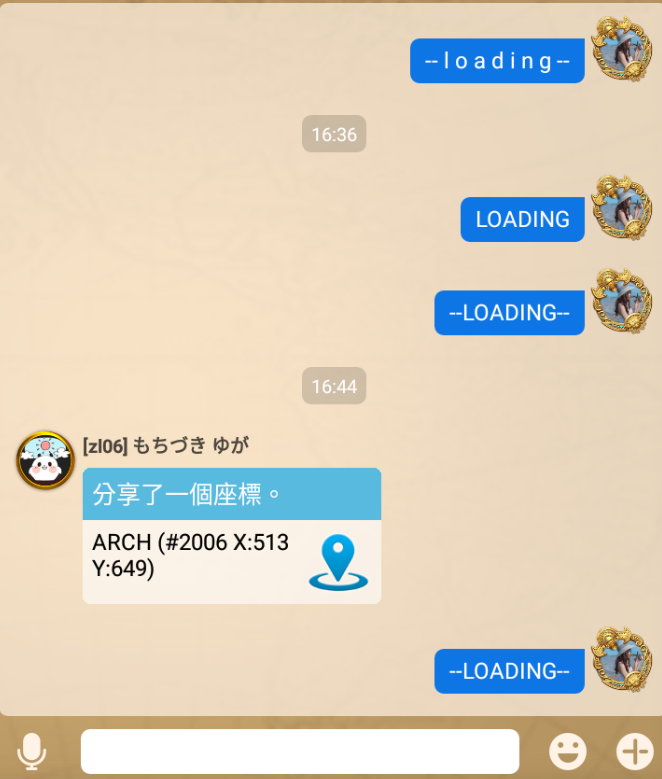
#> input picture word-trans/screenshot_p8.png, 662 x 779 px
$ python word-trans.py
#> lines starting #> are read from the running program, lines starting #| are printed output that depends on the picture
from PIL import Image
import PIL.ImageOps
from PIL import ImageFilter
import re
import pytesseract
import cv2
import numpy as np

pytesseract.pytesseract.tesseract_cmd = 'C:/Program Files/Tesseract-OCR/tesseract'
#img = Image.open("screenshot_p4.png");
img = cv2.imread('screenshot_p8.png')
#> img is the input picture: shape (779, 662, 3); mean B, G, R 192.3, 209.2, 218.2
img = cv2.fastNlMeansDenoisingColored(img, None, 10, 10, 7, 15)
img = cv2.cvtColor(img, cv2.COLOR_BGR2GRAY)
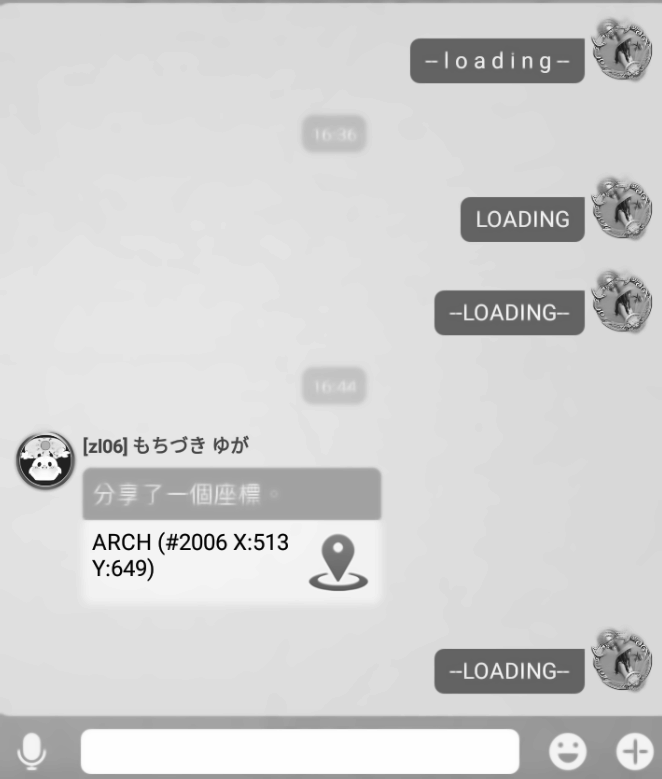
#> img: shape (779, 662); min 0, max 254, mean 209.8
mask = np.array([[-1, -1, -1], [-1, 9, -1], [-1, -1, -1]])
img=cv2.filter2D(img,-1,mask)
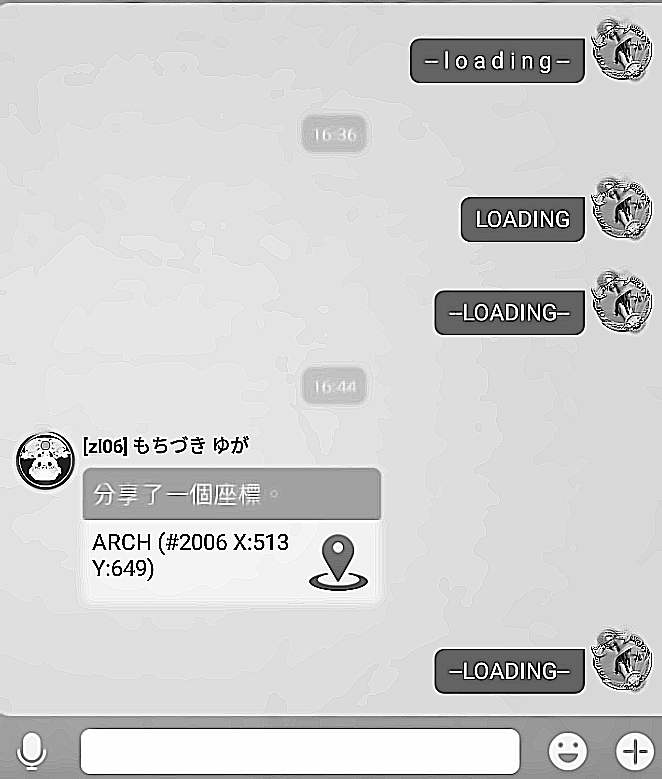
#> img: shape (779, 662); min 0, max 255, mean 208.5
threshold = 180 # to be determined
# _, img = cv2.threshold(img, threshold, 255, cv2.THRESH_BINARY)


# img = Image.fromarray(img_binarized)


img = Image.fromarray(img)
img.show()
#img = img.filter(ImageFilter.SHARPEN)

#> (the run stopped early here; a loop or call above may not have finished)

$ run again, with word-trans/screenshot_p4.png copied over word-trans/screenshot_p8.png
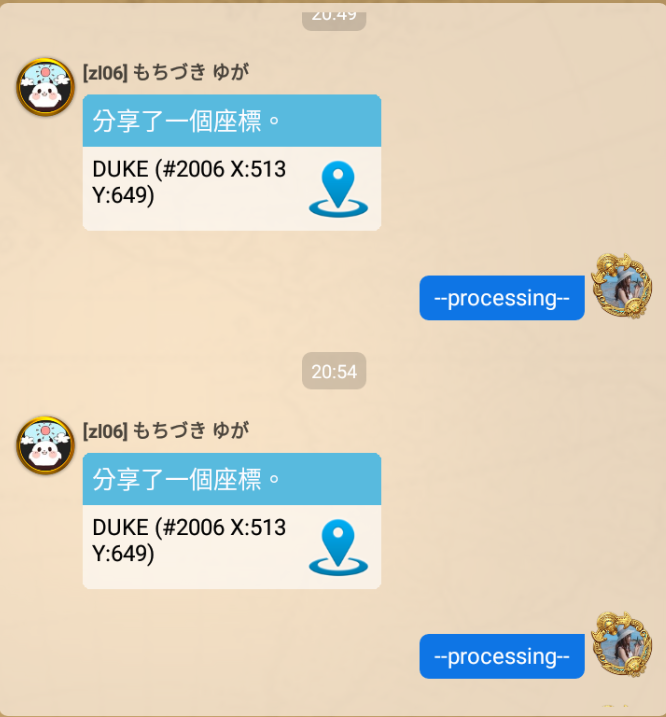
#> input picture word-trans/screenshot_p4.png, 666 x 717 px
#> img is the input picture: shape (717, 666, 3); mean B, G, R 195, 211.2, 217.8
#> `img = cv2.cvtColor(img, cv2.COLOR_BGR2GRAY)`:
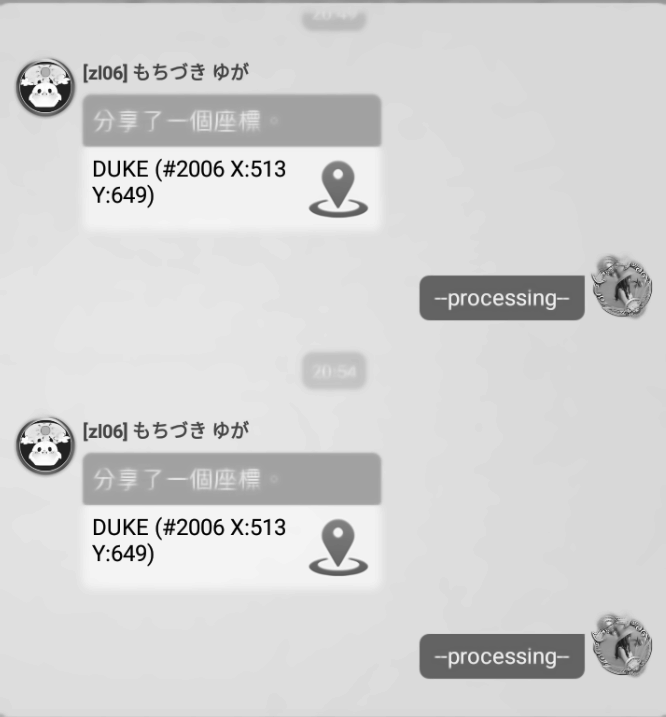
#> img: shape (717, 666); min 0, max 254, mean 211.2
#> `img=cv2.filter2D(img,-1,mask)`:
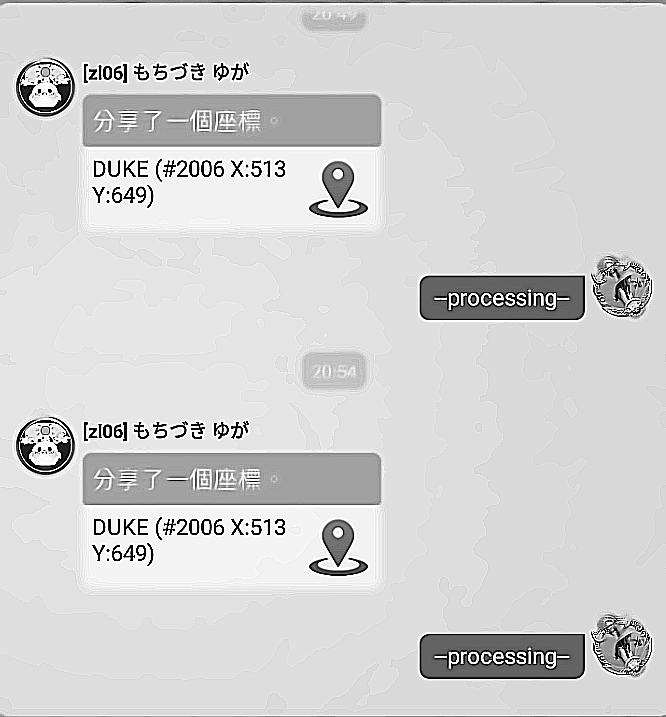
#> img: shape (717, 666); min 0, max 255, mean 210.4

$ run again, with word-trans/screenshot_p1.png copied over word-trans/screenshot_p8.png
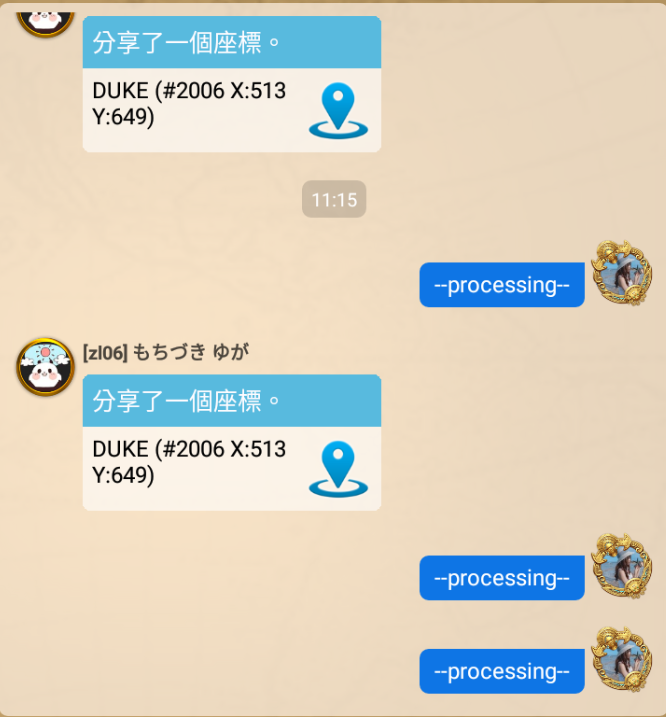
#> input picture word-trans/screenshot_p1.png, 666 x 717 px
#> img is the input picture: shape (717, 666, 3); mean B, G, R 195.6, 210.1, 215.1
#> `img = cv2.cvtColor(img, cv2.COLOR_BGR2GRAY)`:
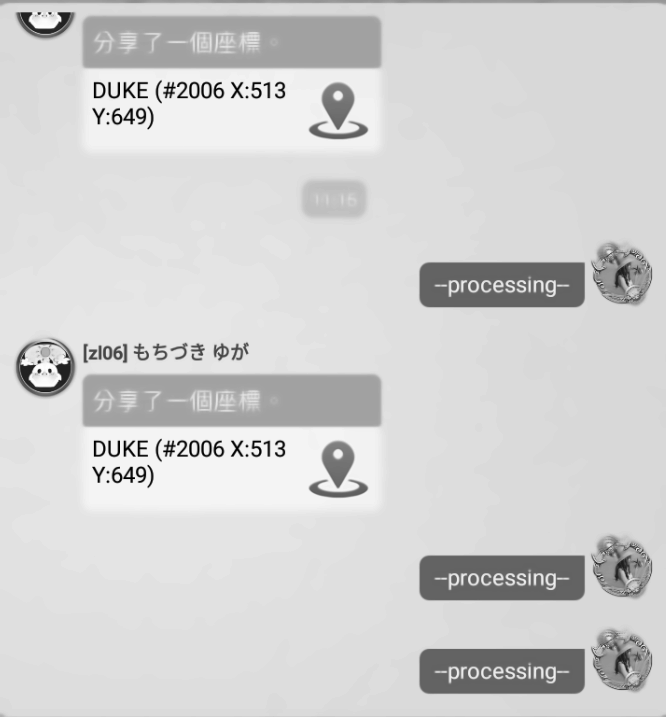
#> img: shape (717, 666); min 0, max 254, mean 209.8
#> `img=cv2.filter2D(img,-1,mask)`:
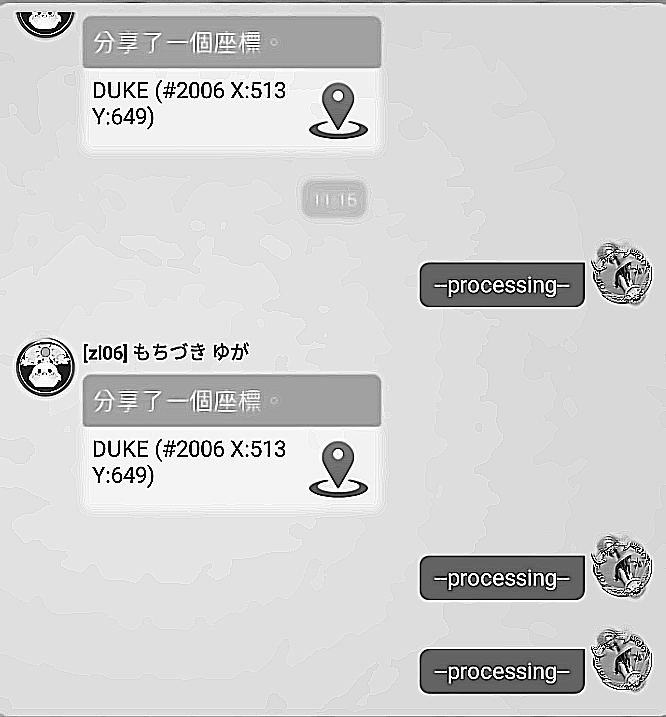
#> img: shape (717, 666); min 0, max 255, mean 208.8

$ run again, with word-trans/screenshot_p2.png copied over word-trans/screenshot_p8.png
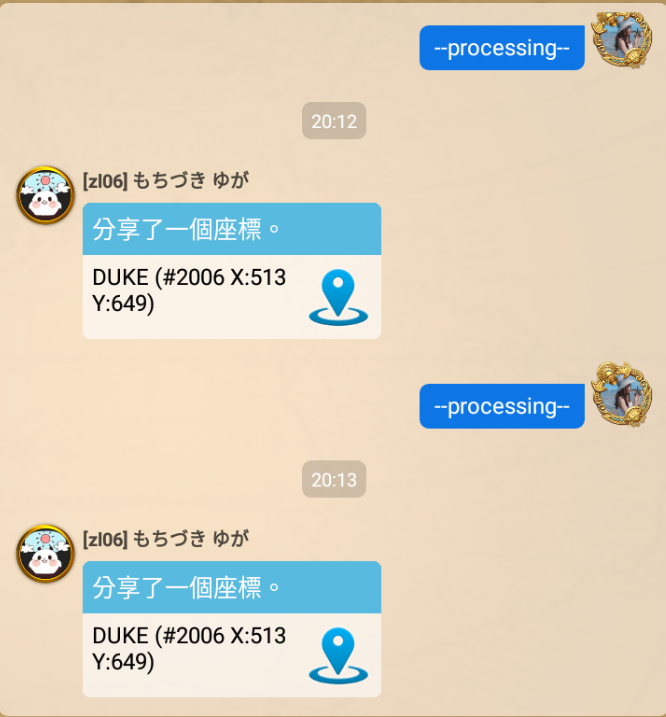
#> input picture word-trans/screenshot_p2.png, 666 x 717 px
#> img is the input picture: shape (717, 666, 3); mean B, G, R 194.9, 211.2, 217.7
#> `img = cv2.cvtColor(img, cv2.COLOR_BGR2GRAY)`:
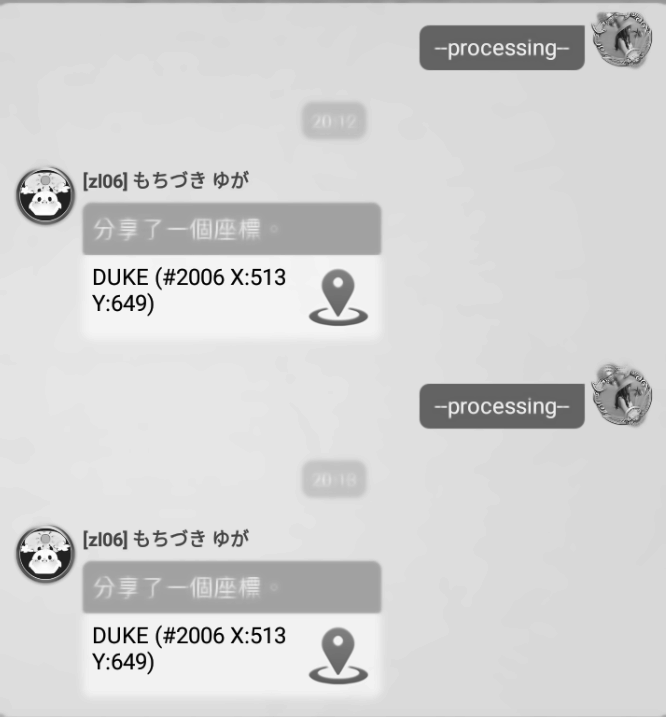
#> img: shape (717, 666); min 0, max 254, mean 211.2
#> `img=cv2.filter2D(img,-1,mask)`:
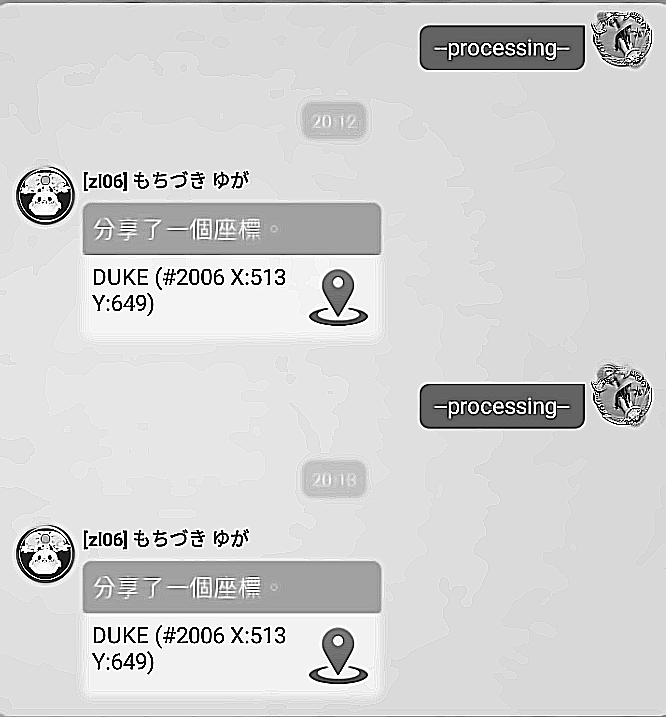
#> img: shape (717, 666); min 0, max 255, mean 210.3
